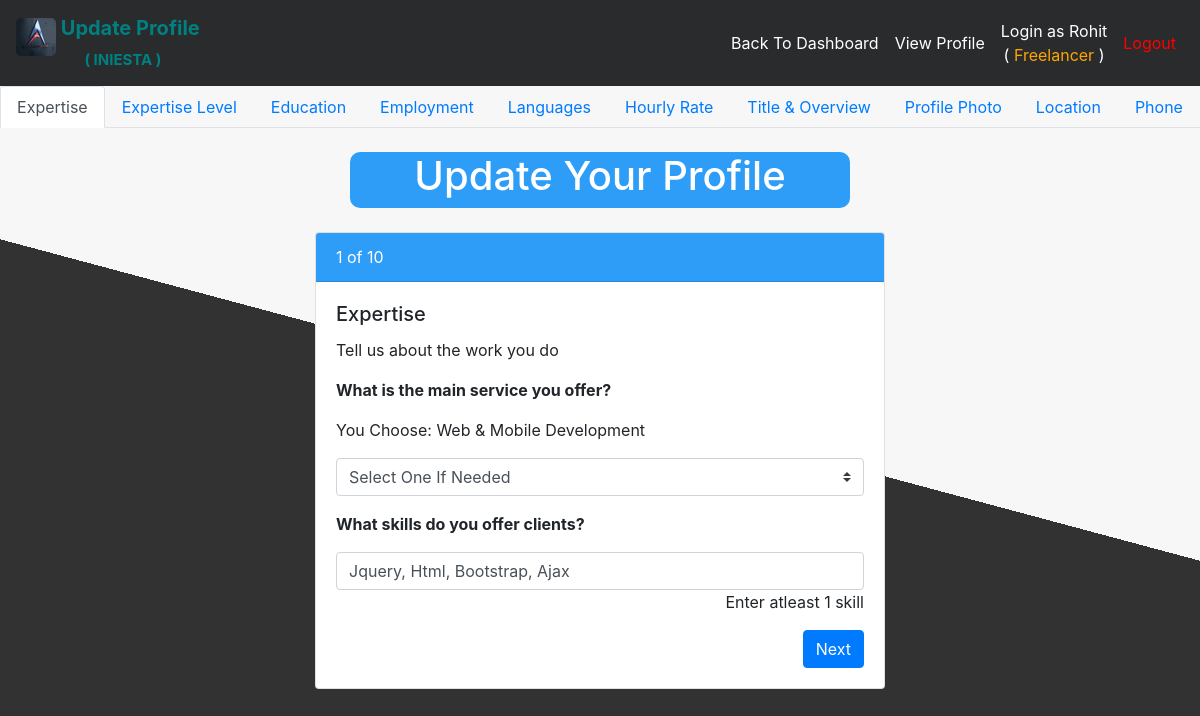
Screenshot of /update_user.php?u_id=176 (signed in) with the database file from the repository.
### tables this page shows
CREATE TABLE `profilee` (
  `profile_id` int(3) NOT NULL,
  `firstname` varchar(255) NOT NULL,
  `expertise` varchar(250) NOT NULL,
  `skills` varchar(255) NOT NULL,
  `user_token_id` varchar(300) NOT NULL
);

### update_user.php (the view, shortened to what this page needs)
<?php include "auth.php";
include "functions.php";
$firstname = $_SESSION['firstname']; ?>
<?php
if(isset($_GET['u_id']))
{
	$profile_id = $_GET['u_id'];
}
?>
<?php
$query = "SELECT * FROM profilee, eduactiontb, e_leveltb, employmenttb, hourlytb, locationtb, phonetb, languagetb,  titletb,  imagetb  WHERE profilee.profile_id = {$profile_id} AND eduactiontb.profile_id = {$profile_id}
AND e_leveltb.profile_id = {$profile_id} AND employmenttb.profile_id = {$profile_id} AND hourlytb.profile_id = {$profile_id} AND locationtb.profile_id = {$profile_id}
AND phonetb.profile_id = {$profile_id} AND languagetb.profile_id = {$profile_id} AND titletb.profile_id = {$profile_id}  AND imagetb.profile_id = {$profile_id}";
$result = mysqli_query($connection,$query);
while($row = mysqli_fetch_assoc($result))
{
	$db_expertise = $row['expertise'];
	$db_skills = $row['skills'];
}
?>
<!DOCTYPE html>
<html lang="en">
<head>
</head>
<body>
</body>
</html>
<!DOCTYPE html>
<html lang="en">
<head>
	<link rel="stylesheet" href="https://stackpath.bootstrapcdn.com/bootstrap/4.4.1/css/bootstrap.min.css">
	<link rel="stylesheet" href="style.css">
</head>
<body class="create-your-profile-body">
	<form action="" method="post" enctype="multipart/form-data">
		<?php include "create_profile_nav.php"; ?>
		<ul id="myTab" class="nav nav-tabs justify-content-center">
			<li class="nav-item">
				<a class="nav-link active" id="expertise-tab" data-toggle="tab" href="#Expertise" role="tab" aria-controls="expertise" aria-selected="true">Expertise</a>
			</li>
			<li class="nav-item">
				<a id="1a" href="#Expertise-Level" class="nav-link" data-toggle="tab" role="tab" aria-controls="expertise-level" aria-selected="true">Expertise Level</a>
			</li>
			<li class="nav-item">
				<a id="2a" href="#Education" class="nav-link" data-toggle="tab" role="tab" aria-controls="education" aria-selected="true">Education</a>
			</li>
			<li class="nav-item">
				<a id="3a" href="#Employment" class="nav-link" data-toggle="tab" role="tab" aria-controls="employment" aria-selected="true">Employment</a>
			</li>
			<li class="nav-item">
				<a id="4a" href="#Languages" class="nav-link" data-toggle="tab" role="tab" aria-controls="languages" aria-selected="true">Languages</a>
			</li>
			<li class="nav-item">
				<a id="5a" href="#Hourly-Rate" class="nav-link" data-toggle="tab" role="tab" aria-controls="hourly-rate" aria-selected="true">Hourly Rate</a>
			</li>
			<li class="nav-item">
				<a id="6a" href="#Title-Overview" class="nav-link" data-toggle="tab" role="tab" aria-controls="title-overview" aria-selected="true">Title & Overview</a>
			</li>
			<li class="nav-item">
				<a id="7a" href="#Profile-Photo" class="nav-link" data-toggle="tab" role="tab" aria-controls="profile-photo" aria-selected="true">Profile Photo</a>
			</li>
			<li class="nav-item">
				<a id="8a" href="#Location" class="nav-link" data-toggle="tab" role="tab" aria-controls="location" aria-selected="true">Location</a>
			</li>
			<li class="nav-item">
				<a id="9a" href="#Phone" class="nav-link" data-toggle="tab" role="tab" aria-controls="phone" aria-selected="true">Phone</a>
			</li>
		</ul>
		<div class="heading row justify-content-md-center">
			<div class="col-md-5">
				<h1> Update Your Profile </h1>
			</div>
		</div>
		<div class="tab-content row justify-content-md-center" id="myTabContent">
			<div class="tab-pane fade show active col-md-6" id="Expertise" role="tabpanel" aria-labelledby="expertise-tab">
				<div class="card" style="text-align: left;">
					<div class="card-header">
						1 of 10
					</div>
					<div class="card-body">
						<h5 class="card-title">Expertise</h5>
						<p class="card-text">Tell us about the work you do</p>
						<p class="card-text"><b>What is the main service you offer?</b></p>
						<p>You Choose: <?php echo $db_expertise; ?></p>
						<p class="card-text"><select class="custom-select" name="select" id="">
								<option value="<?php echo $db_expertise;?>"> Select One If Needed</option>
							</select></p>
						<p><b>What skills do you offer clients?</b></p>
						<div style="text-align: right;">
							<input type="text" id="txt" class="form-control auto-save" placeholder="Write all skills you offer separated by spaces" name="skills" value="<?php echo $db_skills; ?>">
							<span>Enter atleast 1 skill</span>
						</div>
						<div style="text-align: right; padding-top: 3%;">
							<a id="1" href="#Expertise-Level" data-toggle="tab" role="tab" aria-controls="expertise-level" aria-selected="true" class="btn btn-primary">Next</a>
						</div>
					</div>
				</div>
			</div>
		</div>
	</form>
</body>
</html>

### style.css (style rules this page uses)
html, body { text-align: center; min-height: 100%; margin: 0; }
.create-your-profile-body { background-color: #f7f7f7; background-image: -webkit-linear-gradient(75deg, #323232 50%, #f7f7f7 50%); margin: 0; }
.heading { padding: 2% 0; margin: 0; }
.heading div { background-color: rgb(46, 157, 248); border-radius: 10px; color: white; }
div.tab-content { margin: 0; }
.card-header { background-color: rgb(46, 157, 248); color: white; }

### rows the page displays
profilee: expertise "Web & Mobile Development", skills "Jquery, Html, Bootstrap, Ajax"

### other values shown
$_SESSION['firstname'] "Rohit"
$_SESSION['userrole'] "Freelancer"
